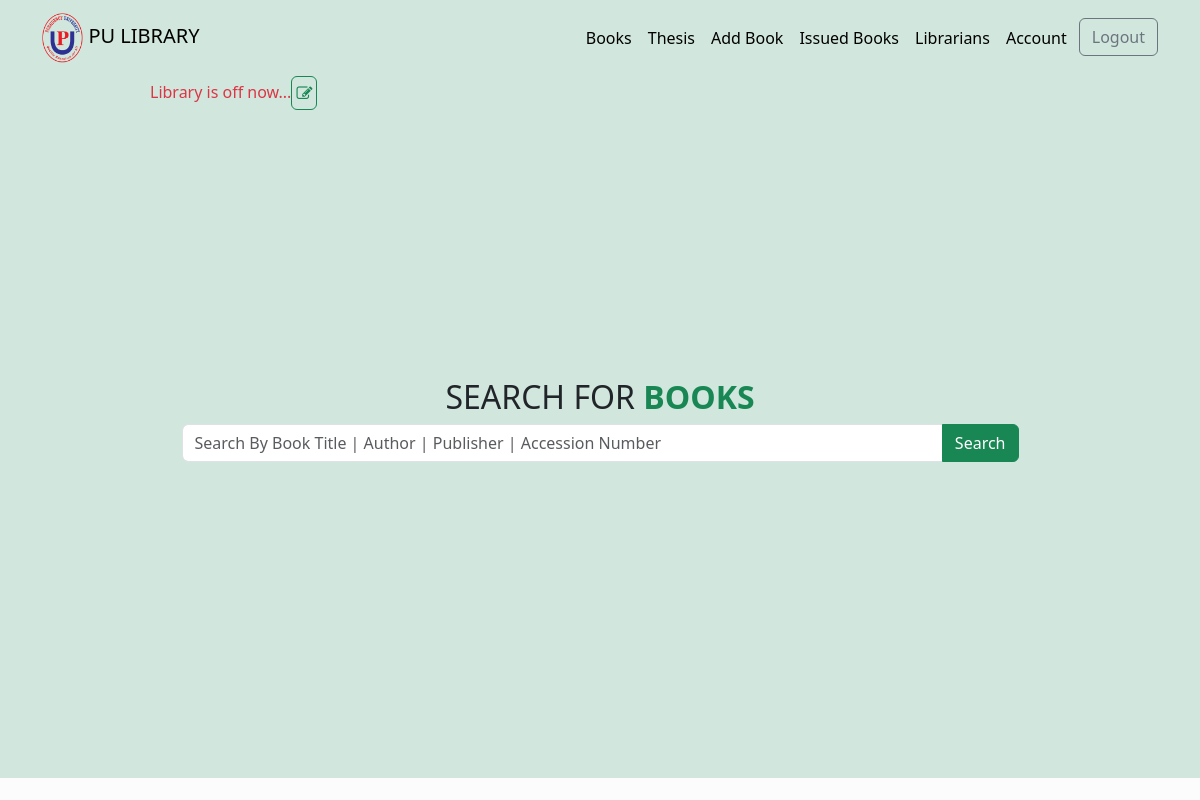
The app's page / (signed in), older data.
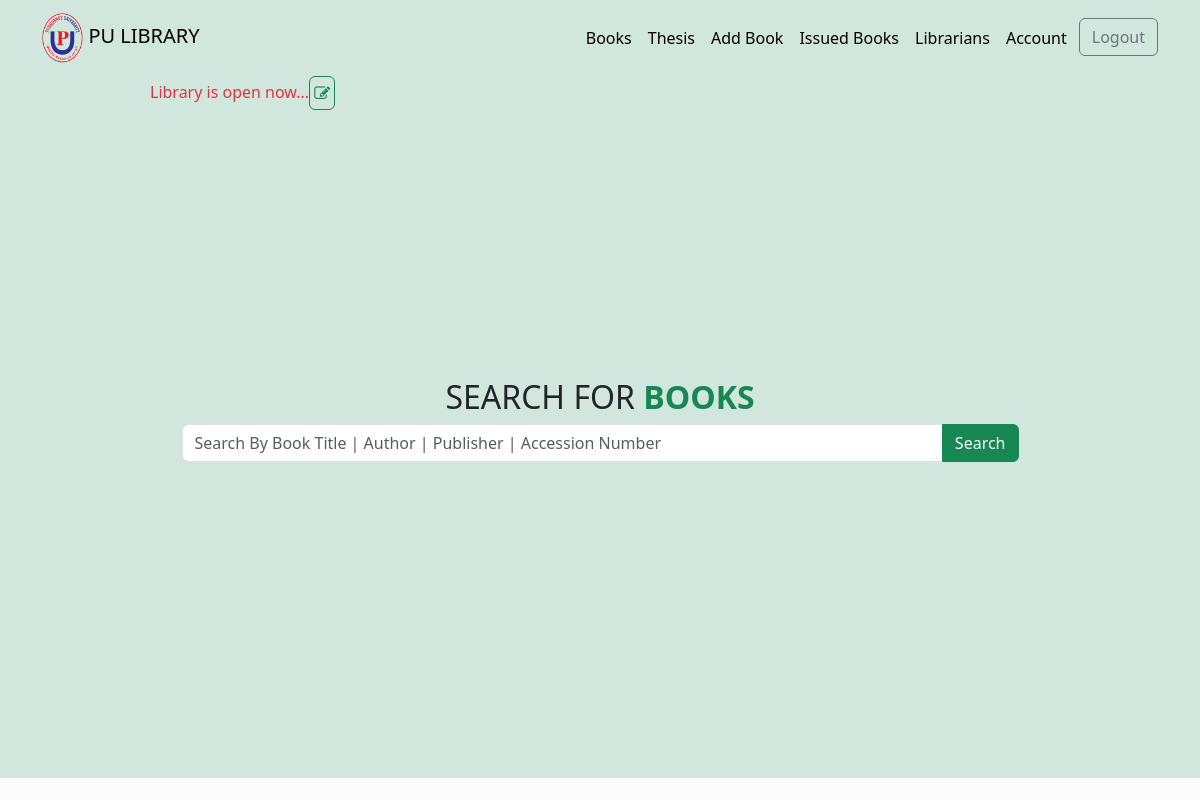
The same page, newer data.
### library/models.py (models this page shows)
class NoticeBoard(models.Model):
    notice = models.TextField(blank=True, null=True)
    last_update = models.DateTimeField(auto_now=True)
    id = models.UUIDField(default=uuid.uuid4, unique=True,
                          primary_key=True, editable=False)

### library/views.py (the view)
# urls.py: path("", views.home, name="home"),
def home(request):
    books, search_query = bookSearch(request)
    issued_books = BookIssue.objects.values_list('book_id', flat=True)
    notice = NoticeBoard.objects.all()[0]
    books, custom_range, paginator = paginateBooks(request, books, 10)
    context = {
        'books': books,
        'issued_books': issued_books,
        'notice': notice,
        'search_query': search_query,
        'custom_range': custom_range,
        'paginator': paginator,
    }
    return render(request, 'library/home.html', context)

### library/utils.py (called while the page is built)
def bookSearch(request):
    search_query = ''
    if request.GET.get('search_query'):
        search_query = request.GET.get('search_query')
    books = Book.objects.filter(
        Q(title__icontains=search_query) |
        Q(author__icontains=search_query) |
        Q(publication__icontains=search_query) |
        Q(accession_number__icontains=search_query)
    )
    return books, search_query

def paginateBooks(request, books, results):
    page = request.GET.get('page')
    paginator = Paginator(books, results)
    try:
        books = paginator.page(page)
    except PageNotAnInteger:
        page = 1
        books = paginator.page(page)
    except EmptyPage:
        page = paginator.num_pages
        books = paginator.page(page)
    leftIndex = (int(page)-4)
    if leftIndex < 1:
        leftIndex = 1
    rightIndex = (int(page)+5)
    if rightIndex > paginator.num_pages:
        rightIndex = paginator.num_pages + 1
    custom_range = range(leftIndex, rightIndex)
    return books, custom_range, paginator

### library/templates/library/home.html (shortened to what this page needs)
{% extends 'main.html' %}
{% block content %}
<div class='bg-success-subtle'>
<div class='bg-success-subtle d-flex w-75 m-auto pb-3 notice-board'>
    <marquee class='mt-1 text-danger'>{{notice.notice}} </marquee>
    {% if request.user.is_authenticated %}
    <a class="btn btn-outline-success p-1" href="{% url 'notice-update' notice.id %}"><i class="fa fa-edit" ></i></a>
    {% endif %}
</div>
{% if search_query %}
<div class=" bg-success-subtle">
{% else %}
<div class="bg-success-subtle d-flex align-items-center justify-content-center" style="min-height: 81.5vh;">
{% endif %}
    <div class='container text-center pb-5'>
        <h2>SEARCH FOR <span class='text-success' style="font-weight: 800;">BOOKS</span></h2>
        <form id="searchForm" action="{% url 'books' %}" method='get'>
            <div class="input-group w-75 m-auto mb-3">
                <input type="text" class="form-control" placeholder="Search By Book Title | Author | Publisher | Accession Number" aria-label="Recipient's username" aria-describedby="button-addon2" name='search_query' value={{search_query}}>
                <button class="btn  btn-success" type="submit" id="button-addon2">Search</button>
            </div>
        </form>
    </div>
</div>
</div>
{% endblock content %}

Row changes from the older to the newer data that the page shows:
changed NoticeBoard: notice "Library is off now..." → "Library is open now..."
